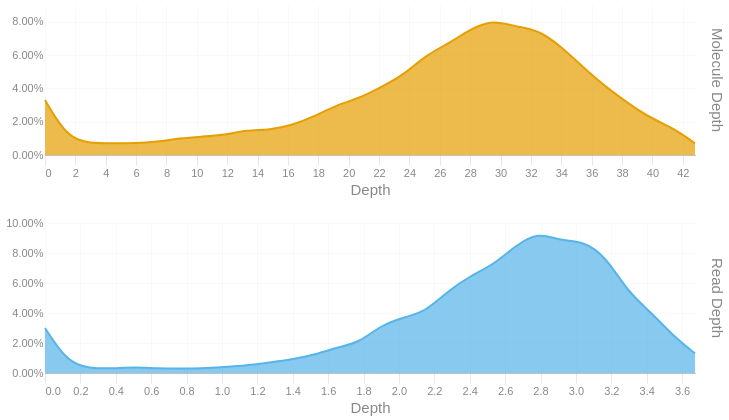

Notebook cell for this chart:
### Code cell
readdep = depth_hist(tb['Read Depth'], q99, 3)
readdep = readdep.with_columns(pl.lit('Read Depth').alias('Metric'))
if not SKIPLR:
    moldep = depth_hist(tb['Molecule Depth'], mol_q99, 1)
    moldep = moldep.with_columns(pl.lit('Molecule Depth').alias('Metric'))
    _hist = pl.concat([readdep, moldep])
    _hist = _hist.filter(pl.col('Proportion') != 0)
    with SafeRender(_hist):
        (
            alt.Chart(_hist)        
            .mark_area(interpolate = "basis")
            .encode(
                x=alt.X('Bin:Q').scale(domainMin=0).axis(alt.Axis(title='Depth')),
                y = alt.Y('Proportion:Q', title = None).axis(format = '.2%'),
                color = alt.Color('Metric:N').legend(None),
                row = alt.Row("Metric:N").header(title = None, labelOrient = 'right'),
                tooltip = [
                    alt.Tooltip("Metric:N", title = "Metric"),
                    alt.Tooltip('Interval:N', title = "Depth Interval"),
                    alt.Tooltip('Proportion:Q', title = "% Alignments").format('.2%')
                ]
            )
            .resolve_scale(x='independent', y='independent')
            .properties(
                height = 150, width = 650,
                usermeta={'embedOptions': {'downloadFileName': f'{samplename}.depth.hist'}}
            )
        ).display()
else:
    readdep = readdep.filter(pl.col('Proportion') != 0)
    with SafeRender(readdep):
        (
            alt.Chart(readdep)        
            .mark_area(interpolate = "basis")
            .encode(
                x=alt.X('Bin:Q').scale(domainMin=0).axis(alt.Axis(title='Depth')),
                y = alt.Y('Proportion:Q', title = None).axis(format = '.2%'),
                tooltip = [
                    alt.Tooltip('Interval:N', title = "Depth Interval"),
                    alt.Tooltip('Proportion:Q', title = "% Alignments").format('.2%')
                ]
            )
            .properties(
                usermeta={'embedOptions': {'downloadFileName': f'{samplename}.depth.hist'}}
            )
        ).display()

### Figure 1 — Vega-Lite specification as saved in the notebook (floating-point values rounded to 4 significant figures)
{"width": 650, "height": 150, "config": {"title": {"anchor": "start", "dy": -15, "fontSize": 18, "color": "#888888", "subtitleColor": "#888888", "subtitleFontSize": 14}, "arc": {"fill": "#0072B2"}, "axis": {"domainColor": "#888888", "domainWidth": 0.5, "gridWidth": 0.2, "grid": false, "titleFontWeight": 400, "titleFontSize": 15, "labelFontSize": 11, "labelColor": "#888888", "tickColor": "#888888", "tickWidth": 0.2, "titleColor": "#888888"}, "axisBand": {"grid": false}, "axisX": {"grid": true, "tickSize": 10, "domainCap": "round"}, "axisY": {"domain": false, "grid": true, "tickSize": 0, "domainCap": "round"}, "background": "transparent", "header": {"labelFontSize": 15, "labelColor": "#888888", "titleFontSize": 15, "titleFontWeight": 600, "titleColor": "#888888"}, "legend": {"labelFont": "sans-serif", "labelFontSize": 12, "labelColor": "#888888", "symbolSize": 100, "symbolType": "circle", "titleFontSize": 12, "titlePadding": 10, "titleColor": "#888888", "title": null}, "range": {"category": ["#E69F00", "#56B4E9", "#009E73", "#F0E442", "#0072B2", "#D55E00", "#CC79A7", "#000000"], "diverging": ["#cfe8f3", "#a2d4ec", "#73bfe2", "#46abdb", "#1696d2", "#12719e"]}, "area": {"fill": "#0072B2", "fillOpacity": 0.7, "line": true, "strokeOpacity": 0.7}, "line": {"color": "#0072B2", "stroke": "#0072B2", "strokeWidth": 2}, "trail": {"color": "#0072B2", "stroke": "#0072B2", "strokeWidth": 0, "size": 1}, "point": {"filled": true, "fillOpacity": 1.0, "size": 95}, "text": {"color": "#888888", "fontSize": 11, "align": "right", "fontWeight": 400, "size": 11}, "bar": {"fill": "#0072B2", "stroke": null}, "view": {"stroke": null, "continuousWidth": 660, "continuousHeight": 400}}, "data": {"name": "data-e695ba7aeade72b5f90e10f5026293d1"}, "mark": {"type": "area", "interpolate": "basis"}, "encoding": {"color": {"field": "Metric", "legend": null, "type": "nominal"}, "row": {"field": "Metric", "header": {"title": null, "labelOrient": "right"}, "type": "nominal"}, "tooltip": [{"field": "Metric", "title": "Metric", "type": "nominal"}, {"field": "Interval", "title": "Depth Interval", "type": "nominal"}, {"field": "Proportion", "format": ".2%", "title": "% Alignments", "type": "quantitative"}], "x": {"axis": {"title": "Depth"}, "field": "Bin", "scale": {"domainMin": 0}, "type": "quantitative"}, "y": {"axis": {"format": ".2%"}, "field": "Proportion", "title": null, "type": "quantitative"}}, "resolve": {"scale": {"x": "independent", "y": "independent"}}, "usermeta": {"embedOptions": {"downloadFileName": "S3_Annapolis_033.depth.hist"}}, "$schema": "https://vega.github.io/schema/vega-lite/v6.1.0.json", "datasets": {"data-e695ba7aeade72b5f90e10f5026293d1": [{"Bin": 0.0, "Interval": "0.0-0.127", "Proportion": 0.03, "Metric": "Read Depth"}, {"Bin": 0.127, "Interval": "0.127-0.253", "Proportion": 0.007, "Metric": "Read Depth"}, {"Bin": 0.253, "Interval": "0.253-0.38", "Proportion": 0.003, "Metric": "Read Depth"}, {"Bin": 0.38, "Interval": "0.38-0.507", "Proportion": 0.003, "Metric": "Read Depth"}, {"Bin": 0.507, "Interval": "0.507-0.633", "Proportion": 0.004, "Metric": "Read Depth"}, {"Bin": 0.633, "Interval": "0.633-0.76", "Proportion": 0.003, "Metric": "Read Depth"}, {"Bin": 0.76, "Interval": "0.76-0.887", "Proportion": 0.003, "Metric": "Read Depth"}, {"Bin": 0.887, "Interval": "0.887-1.013", "Proportion": 0.003, "Metric": "Read Depth"}, {"Bin": 1.013, "Interval": "1.013-1.14", "Proportion": 0.004, "Metric": "Read Depth"}, {"Bin": 1.14, "Interval": "1.14-1.267", "Proportion": 0.005, "Metric": "Read Depth"}, {"Bin": 1.267, "Interval": "1.267-1.393", "Proportion": 0.007, "Metric": "Read Depth"}, {"Bin": 1.393, "Interval": "1.393-1.52", "Proportion": 0.009, "Metric": "Read Depth"}, {"Bin": 1.52, "Interval": "1.52-1.647", "Proportion": 0.012, "Metric": "Read Depth"}, {"Bin": 1.647, "Interval": "1.647-1.773", "Proportion": 0.017, "Metric": "Read Depth"}, {"Bin": 1.773, "Interval": "1.773-1.9", "Proportion": 0.02, "Metric": "Read Depth"}, {"Bin": 1.9, "Interval": "1.9-2.027", "Proportion": 0.032, "Metric": "Read Depth"}, {"Bin": 2.027, "Interval": "2.027-2.153", "Proportion": 0.037, "Metric": "Read Depth"}, {"Bin": 2.153, "Interval": "2.153-2.28", "Proportion": 0.041, "Metric": "Read Depth"}, {"Bin": 2.28, "Interval": "2.28-2.407", "Proportion": 0.055, "Metric": "Read Depth"}, {"Bin": 2.407, "Interval": "2.407-2.533", "Proportion": 0.065, "Metric": "Read Depth"}, {"Bin": 2.533, "Interval": "2.533-2.66", "Proportion": 0.072, "Metric": "Read Depth"}, {"Bin": 2.66, "Interval": "2.66-2.787", "Proportion": 0.085, "Metric": "Read Depth"}, {"Bin": 2.787, "Interval": "2.787-2.913", "Proportion": 0.094, "Metric": "Read Depth"}, {"Bin": 2.913, "Interval": "2.913-3.04", "Proportion": 0.088, "Metric": "Read Depth"}, {"Bin": 3.04, "Interval": "3.04-3.167", "Proportion": 0.088, "Metric": "Read Depth"}, {"Bin": 3.167, "Interval": "3.167-3.293", "Proportion": 0.078, "Metric": "Read Depth"}, {"Bin": 3.293, "Interval": "3.293-3.42", "Proportion": 0.054, "Metric": "Read Depth"}, {"Bin": 3.42, "Interval": "3.42-3.547", "Proportion": 0.041, "Metric": "Read Depth"}, {"Bin": 3.547, "Interval": "3.547-3.673", "Proportion": 0.025, "Metric": "Read Depth"}, {"Bin": 3.673, "Interval": "3.673-3.8", "Proportion": 0.013, "Metric": "Read Depth"}, {"Bin": 0.0, "Interval": "0.0-1.5", "Proportion": 0.033, "Metric": "Molecule Depth"}, {"Bin": 1.5, "Interval": "1.5-3.0", "Proportion": 0.01, "Metric": "Molecule Depth"}, {"Bin": 3.0, "Interval": "3.0-4.4", "Proportion": 0.007, "Metric": "Molecule Depth"}, {"Bin": 4.4, "Interval": "4.4-5.9", "Proportion": 0.007, "Metric": "Molecule Depth"}, {"Bin": 5.9, "Interval": "5.9-7.4", "Proportion": 0.007, "Metric": "Molecule Depth"}, {"Bin": 7.4, "Interval": "7.4-8.9", "Proportion": 0.008, "Metric": "Molecule Depth"}, {"Bin": 8.9, "Interval": "8.9-10.3", "Proportion": 0.01, "Metric": "Molecule Depth"}, {"Bin": 10.3, "Interval": "10.3-11.8", "Proportion": 0.011, "Metric": "Molecule Depth"}, {"Bin": 11.8, "Interval": "11.8-13.3", "Proportion": 0.012, "Metric": "Molecule Depth"}, {"Bin": 13.3, "Interval": "13.3-14.8", "Proportion": 0.015, "Metric": "Molecule Depth"}, {"Bin": 14.8, "Interval": "14.8-16.3", "Proportion": 0.015, "Metric": "Molecule Depth"}, {"Bin": 16.3, "Interval": "16.3-17.7", "Proportion": 0.018, "Metric": "Molecule Depth"}, {"Bin": 17.7, "Interval": "17.7-19.2", "Proportion": 0.023, "Metric": "Molecule Depth"}, {"Bin": 19.2, "Interval": "19.2-20.7", "Proportion": 0.03, "Metric": "Molecule Depth"}, {"Bin": 20.7, "Interval": "20.7-22.2", "Proportion": 0.034, "Metric": "Molecule Depth"}, {"Bin": 22.2, "Interval": "22.2-23.6", "Proportion": 0.041, "Metric": "Molecule Depth"}, {"Bin": 23.6, "Interval": "23.6-25.1", "Proportion": 0.048, "Metric": "Molecule Depth"}, {"Bin": 25.1, "Interval": "25.1-26.6", "Proportion": 0.06, "Metric": "Molecule Depth"}, {"Bin": 26.6, "Interval": "26.6-28.1", "Proportion": 0.067, "Metric": "Molecule Depth"}, {"Bin": 28.1, "Interval": "28.1-29.5", "Proportion": 0.076, "Metric": "Molecule Depth"}, {"Bin": 29.5, "Interval": "29.5-31.0", "Proportion": 0.081, "Metric": "Molecule Depth"}, {"Bin": 31.0, "Interval": "31.0-32.5", "Proportion": 0.077, "Metric": "Molecule Depth"}, {"Bin": 32.5, "Interval": "32.5-34.0", "Proportion": 0.075, "Metric": "Molecule Depth"}, {"Bin": 34.0, "Interval": "34.0-35.5", "Proportion": 0.065, "Metric": "Molecule Depth"}, {"Bin": 35.5, "Interval": "35.5-36.9", "Proportion": 0.052, "Metric": "Molecule Depth"}, {"Bin": 36.9, "Interval": "36.9-38.4", "Proportion": 0.041, "Metric": "Molecule Depth"}, {"Bin": 38.4, "Interval": "38.4-39.9", "Proportion": 0.031, "Metric": "Molecule Depth"}, {"Bin": 39.9, "Interval": "39.9-41.4", "Proportion": 0.022, "Metric": "Molecule Depth"}, {"Bin": 41.4, "Interval": "41.4-42.8", "Proportion": 0.016, "Metric": "Molecule Depth"}, {"Bin": 42.8, "Interval": "42.8-44.32", "Proportion": 0.007, "Metric": "Molecule Depth"}]}}
